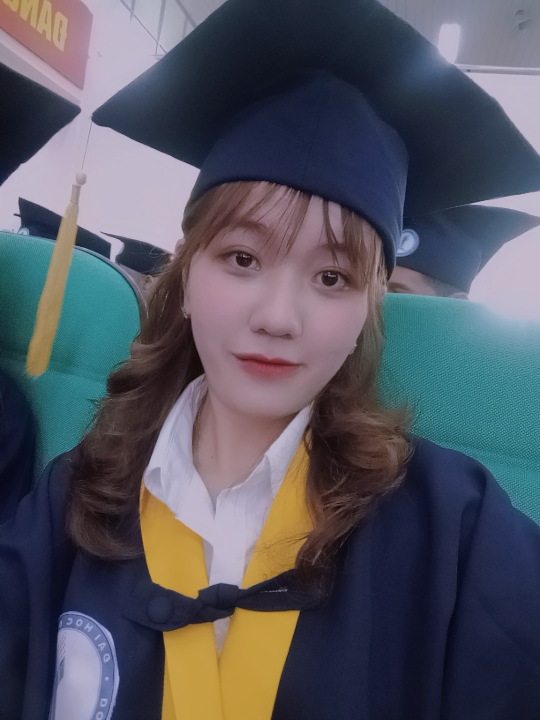
#> input picture Images/LoanDinh.jpg, 1080 x 1440 px (shown at 1/2 size)
$ python main.py
#> lines starting #> are read from the running program, lines starting #| are printed output that depends on the picture; after the words box and inside, x2 and y2 are one past the last pixel; in counts of white or black regions, pixels touching at a corner belong together
import cv2
#đọc hình ảnh
ListImages = [
    "./Images/h5-bui-thi-my-duyen-1587808490674636393748.jpg",
    "./Images/175337396_2917917531830460_8008229113997594091_n.jpg",
    "./Images/vzV31yE.jpg",
    "Images/LoanDinh.jpg",
    "Images/LoanDinh2.jpg",
    "./Images/dan-ong-thuong-cam-thay-ho-co-the-la-chinh-minh-khi-hen-ho-voi-mot-co-gai-binh-thuong-444281.jpg",
    "./Images/Anh-gai-xinh-Viet-Nam.jpg"
]

img  = cv2.imread(ListImages[3], cv2.IMREAD_COLOR)
#> img is the input picture: shape (1440, 1080, 3); mean B, G, R 95.9, 85.3, 84
img_Resize = cv2.resize(img, (600, 600))
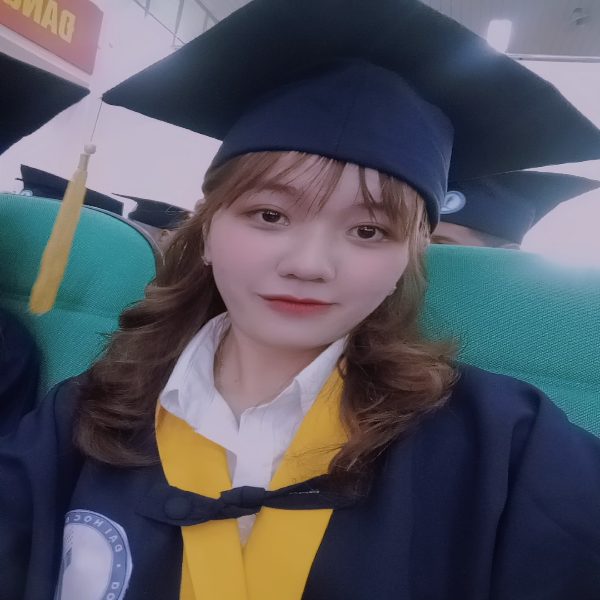
#> img_Resize: shape (600, 600, 3); mean B, G, R 95.8, 85.2, 83.9

# hàm phát hiện đối tượng để học máy
# khuôn mặt
face_cascade = cv2.CascadeClassifier('./lib/haarcascade_frontalface_default.xml')
# đôi mắt
eye_cascade = cv2.CascadeClassifier('./lib/haarcascade_eye.xml')
# cái miệng
# smile_cascade = cv2.CascadeClassifier('./lib/haarcascade_smile.xml')
smile_cascade = cv2.CascadeClassifier('./lib/haarcascade_mcs_mouth.xml')
#   tai trái  - phải
left_ear_cascade = cv2.CascadeClassifier('./lib/haarcascade_mcs_leftear.xml')
right_ear_cascade = cv2.CascadeClassifier('./lib/haarcascade_mcs_rightear.xml')
# cái mũi
nose_cascade = cv2.CascadeClassifier('./lib/haarcascade_mcs_nose.xml')

face = face_cascade.detectMultiScale(img_Resize, scaleFactor = 1.2, minNeighbors = 4)
#> face = [[188, 129, 236, 236]]
gray = cv2.cvtColor(img_Resize, cv2.COLOR_BGR2GRAY)
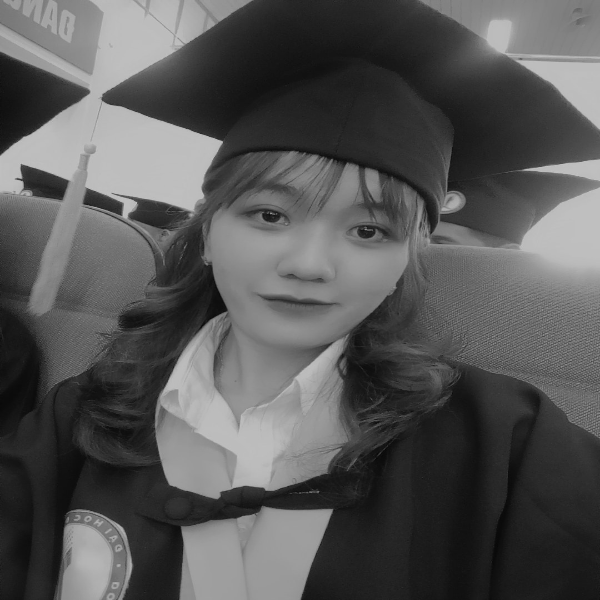
#> gray: shape (600, 600); min 7, max 196, mean 86.1


for (x, y, w, h) in face:
    # xửa lý vùng khuôn mặt
    cv2.rectangle(img_Resize, (x, y), (x + w, y + h), (247, 164, 164), 5)

    roi_gray = gray[y:y + h, x:x + w]
    roi_color = img_Resize[y:y + h, x:x + w]

    eyes = eye_cascade.detectMultiScale(roi_gray, 1.3, 5)
    smile = smile_cascade.detectMultiScale(roi_gray, 5, 5)
    nose = nose_cascade.detectMultiScale(roi_gray, 1.3, 5)

    left_ear = left_ear_cascade.detectMultiScale(roi_gray, 5, 5)
    right_ear = right_ear_cascade.detectMultiScale(roi_gray, 5, 5)

    # tai trái
    for (lex, ley, lew, leh) in left_ear:
        cv2.rectangle(roi_color, (lex, ley), (lex + lew, ley + leh), (0, 0, 255), 3)
    # tai phải
    for (rex, rey, rew, reh) in right_ear:
        cv2.rectangle(roi_color, (rex, rey), (rex + rew, rey + reh), (0, 0, 255), 3)
    # mắt
    for (ex, ey, ew, eh) in eyes:
        cv2.rectangle(roi_color, (ex, ey), (ex + ew, ey + eh), (254, 190, 140), 5)
    # miệng
    for (mx, my, mw, mh) in smile:
        cv2.rectangle(roi_color, (mx, my), (mx + mw, my + mh), (255, 251, 193), 5)
        break
    # mũi
    for (nx, ny, nw, nh) in nose:
        cv2.rectangle(roi_color, (nx, ny), (nx + nw, ny + nh), (182, 226, 161), 5)
        break
#> this loop made 1 pass
#> (x, y, w, h, eyes, smile, nose) on pass 1: (188, 129, 236, 236, [[152, 77, 51, 51], [53, 60, 54, 54]], [[48, 138, 125, 75]], [[86, 115, 65, 55]])
#> pass 1, `roi_gray = gray[y:y + h, x:x + w]`:
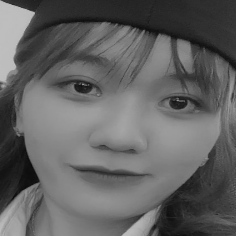
#> roi_gray: shape (236, 236); min 9, max 195, mean 98.5
#> pass 1, `roi_color = img_Resize[y:y + h, x:x + w]`:
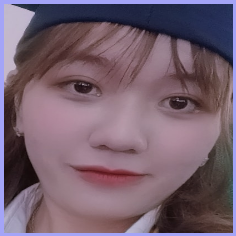
#> roi_color: shape (236, 236, 3); mean B, G, R 110.3, 95.9, 117.2
#> after the loop:
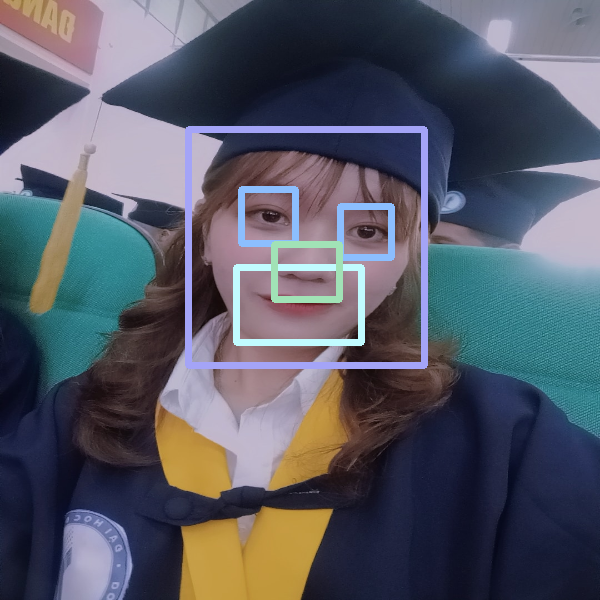
#> img_Resize: shape (600, 600, 3); 3.77% of pixels changed, all inside (x1, y1, x2, y2) = (185, 126, 428, 369)
#> after the loop:
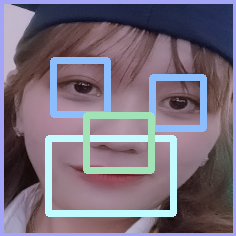
#> roi_color: shape (236, 236, 3); 12.52% of pixels changed, all inside (x1, y1, x2, y2) = (45, 57, 207, 217)

cv2.imshow("Face Main Detected", img_Resize)

cv2.waitKey(0)

cv2.destroyAllWindows()
